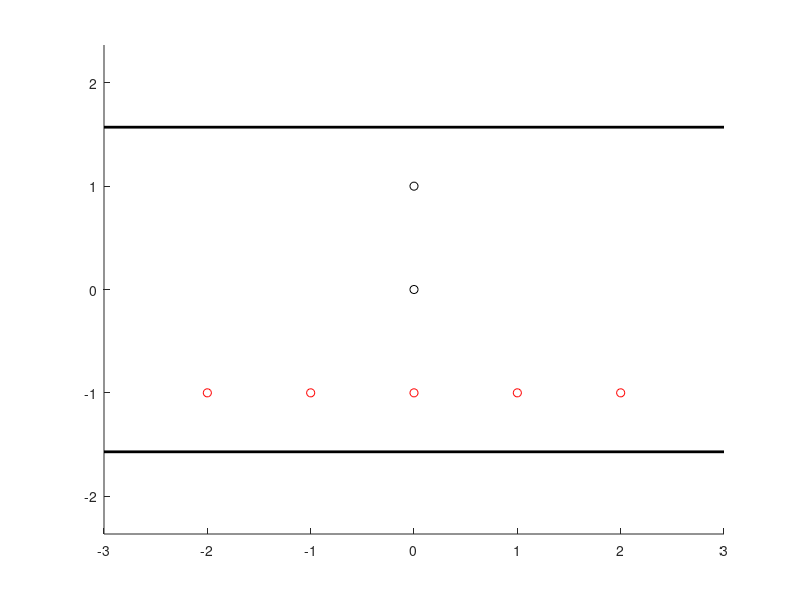

Source code (MATLAB): (Note: this script raises an error after producing the figure.)
% example_strip_slit_z1z2_table.m
% Nasser, June 17, 2019
clc;clear; 
% To compute the values cap(S\[z1,z2]) in Table 12
% in Section 9 of the paper:
% COMPUTATION OF CONFORMAL INVARIANTS 
%
n     =  2^12;  
ratio =  0.1;
z2    = [-2:1:2]-1*i;
z1    = [0 i];
%
figure
hold on
plot([-3 3],[-pi/2  -pi/2],'k','LineWidth',2)
plot([-3 3],[+pi/2  +pi/2],'k','LineWidth',2)
plot(real(z1),imag(z1),'ok')
plot(real(z2),imag(z2),'or')
axis equal
%
for j=1:length(z1)
    for k=1:length(z2)
        cap(k,j) = cap_of_strip_slit(z1(j),z2(k),n,ratio,1e-14);
    end
end
%
cap
%